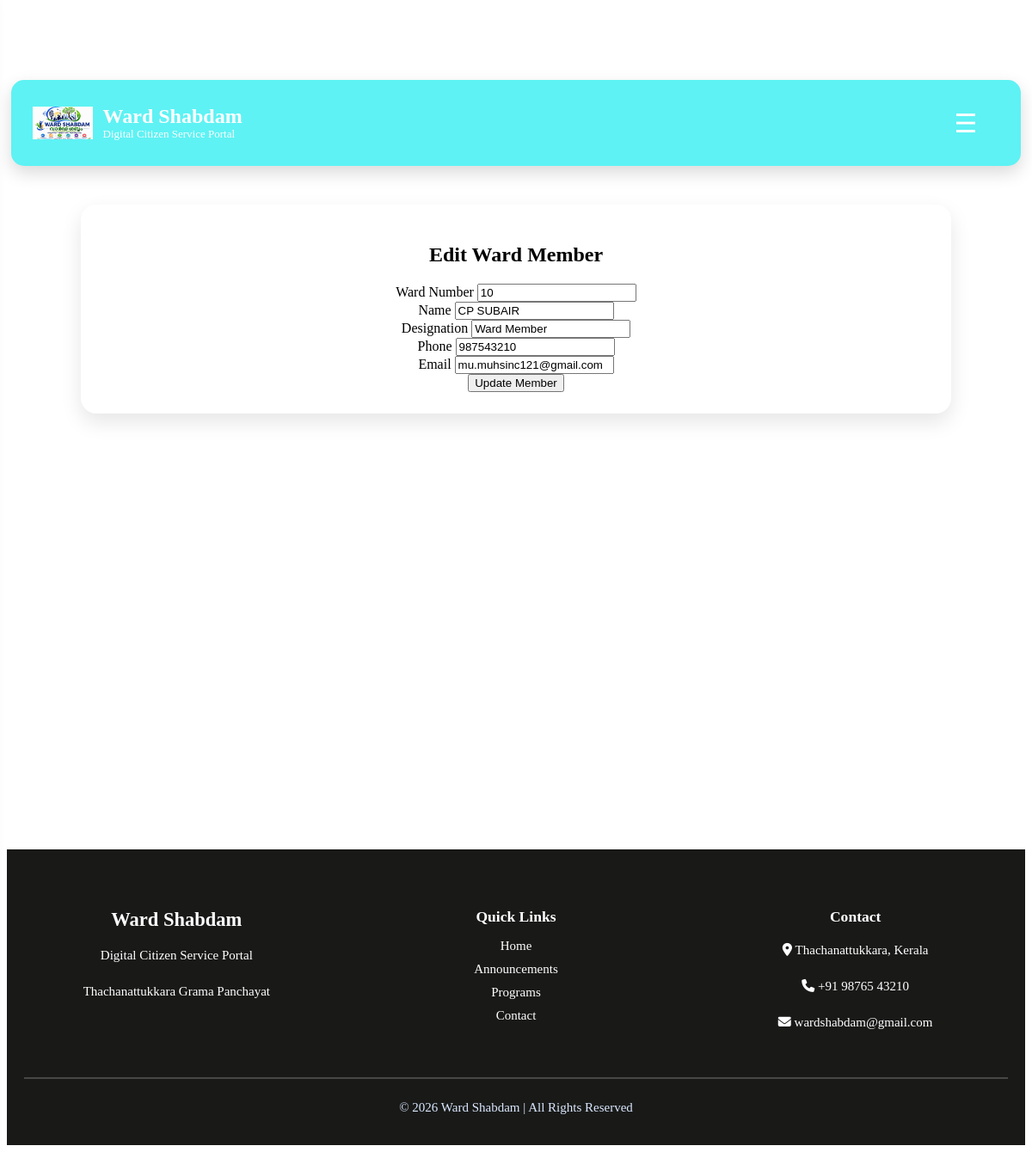
The app's page /admin/edit-ward-member/5 with its own data.
### tables this page shows
CREATE TABLE ward_members (
    id INTEGER PRIMARY KEY AUTOINCREMENT,
    ward_no INTEGER NOT NULL,
    name TEXT NOT NULL,
    designation TEXT NOT NULL,
    phone TEXT NOT NULL,
    email TEXT,
    photo TEXT
, username TEXT, password TEXT);

### app.py (the view, shortened to what this page needs)
@app.route("/admin/edit-ward-member/<int:id>", methods=["GET", "POST"])
def edit_ward_member(id):
    admin_required()
    conn = sqlite3.connect("database/wardshabdam.db")
    conn.row_factory = sqlite3.Row
    cursor = conn.cursor()
    cursor.execute(
        "SELECT * FROM ward_members WHERE id=?",
        (id,)
    )
    member = cursor.fetchone()
    conn.close()
    return render_template(
        "edit_ward_member.html",
        member=member
    )

### app.py (called while the page is built, shortened)
def admin_required():
    if "admin_id" not in session:
        return redirect("/admin_login")
    return None

@app.context_processor
def notification_context():
    if "citizen_id" not in session:
        return {"notification_count": 0}

### templates/edit_ward_member.html (shortened to what this page needs)
{% extends "layout.html" %}
{% block content %}
<div class="container mt-5">
    <div class="card shadow p-4">
        <h2 class="text-center text-warning mb-4">
            Edit Ward Member
        </h2>
        <form method="POST">
            <div class="mb-3">
                <label>Ward Number</label>
                <input type="number"
                       name="ward_no"
                       class="form-control"
                       value="{{ member.ward_no }}"
                       required>
            </div>
            <div class="mb-3">
                <label>Name</label>
                <input type="text"
                       name="name"
                       class="form-control"
                       value="{{ member.name }}"
                       required>
            </div>
            <div class="mb-3">
                <label>Designation</label>
                <input type="text"
                       name="designation"
                       class="form-control"
                       value="{{ member.designation }}"
                       required>
            </div>
            <div class="mb-3">
                <label>Phone</label>
                <input type="text"
                       name="phone"
                       class="form-control"
                       value="{{ member.phone }}"
                       required>
            </div>
            <div class="mb-3">
                <label>Email</label>
                <input type="email"
                       name="email"
                       class="form-control"
                       value="{{ member.email }}">
            </div>
            <button class="btn btn-warning w-100">
                Update Member
            </button>
        </form>
    </div>
</div>
{% endblock %}

### static/css/style.css (style rules this page uses)
body { padding-top:70px; }

### static/css/admin.css (style rules this page uses)
.card { background:white; border-radius:18px; padding:25px; text-align:center; box-shadow:0 10px 25px rgba(0,0,0,.10); transition:.3s; }

### static/css/gallery.css (style rules this page uses)
.container { width:90%; margin:auto; }

### records on screen
ward_members: ward_no "10", name "CP SUBAIR", designation "Ward Member", phone "987543210", email "mu.muhsinc121@gmail.com"
